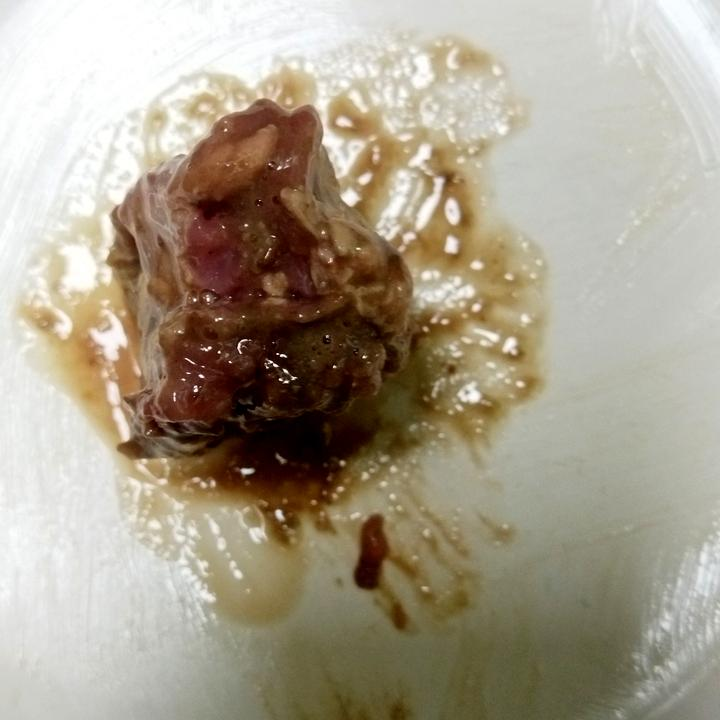
#> input picture dataset/busuk/busuk_1.jpg, 720 x 720 px; its folder holds only this picture in this run
$ jupyter execute --allow-errors percobaan_5.ipynb   (older library calls are emulated)
#> lines starting #> are read from the running program, lines starting #| are printed output that depends on the picture; after the words box and inside, x2 and y2 are one past the last pixel; in counts of white or black regions, pixels touching at a corner belong together
#> further down, temp is the input picture: shape (720, 720, 3); mean B, G, R 139.8, 158.2, 168.2
[cell 1]
import numpy as np
import matplotlib.pyplot as plt
import matplotlib.image as im
import os
import pandas as pd
import cv2 as cv
import random
import pandas as pd
from skimage.feature import graycomatrix, graycoprops
from sklearn.model_selection import train_test_split
import seaborn as sns
from sklearn.decomposition import PCA
from sklearn.preprocessing import StandardScaler
from sklearn.metrics import confusion_matrix
from sklearn.metrics import accuracy_score, precision_score, recall_score, f1_score
from sklearn.neighbors import KNeighborsClassifier
from sklearn.ensemble import RandomForestClassifier
from sklearn.svm import SVC
from sklearn.discriminant_analysis import LinearDiscriminantAnalysis

# Data Loading

[cell 2]
folder = [
    "dataset/busuk/",
    "dataset/segar/",
    "dataset/setengah segar/"
]
data = []
labels = []
fileName = []
#> (the rest of this cell did not finish here and is left out)

[cell 3]
count_data = {}
#> (the rest of this cell did not finish here and is left out)

[cell 4]
def plot_samples(data, label, num_samples=5):
#> called with num_samples = 5
    unique_labels = np.unique(label)
    fig, axes = plt.subplots(len(unique_labels), num_samples, figsize=(num_samples*3, len(unique_labels)*3))
    for i, j in enumerate(unique_labels):
        indices = [idx for idx, l in enumerate(label) if l == j]
        sample_indices = random.sample(indices, num_samples)
        for k, sample_idx in enumerate(sample_indices):
            if data[sample_idx].ndim == 2:
                axes[i, k].imshow(data[sample_idx], cmap='gray')
            elif data[sample_idx].shape[2] == 3:
                image = data[sample_idx][:, :, ::-1]
                axes[i, k].imshow(image)
            axes[i, k].axis('off')
            if k == 0:
                axes[i, k].set_title(f'Label: {j}')
#> `grayimage = cv.cvtColor(temp, cv.COLOR_BGR2GRAY)`:
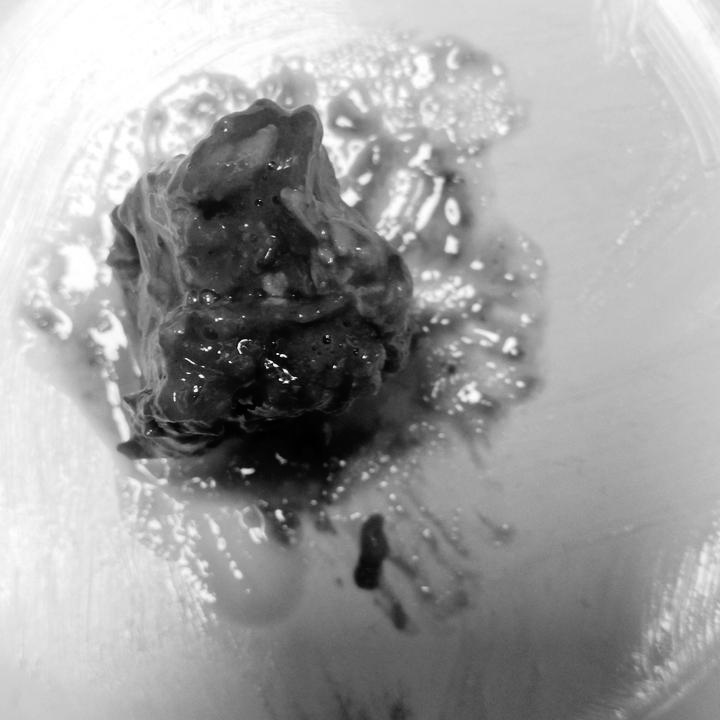
#> grayimage: shape (720, 720); min 0, max 255, mean 159.1

    plt.tight_layout()
    plt.show()

#> (the rest of this cell did not finish here and is left out)

# Data Preparation

[cell 5]
data = []
labels = []
fileName = []
#> (the rest of this cell did not finish here and is left out)

## Augmentation Image

[cell 6]
def getSize(image):
    height, width = image.shape
    return height, width

# [55 lines left out: functions rotate90, rotate270, mirrorY, mirrorX, dilate, not called in this run]

[cell 7]
def augmented_image(image):
    rotated90 = cv.rotate(image, cv.ROTATE_90_CLOCKWISE)
    rotated270 = cv.rotate(image, cv.ROTATE_90_COUNTERCLOCKWISE)
    mirrorX_image = cv.flip(image, 0)
    mirrorY_image = cv.flip(image, 1)
    kernel = np.ones((5, 5), np.uint8)
    dilatedImage = cv.dilate(image, kernel, iterations=1)

    return rotated90, rotated270, mirrorX_image, mirrorY_image, dilatedImage

[cell 8]
augmented_path = 'dataset/augmented/'
kategori = ['busuk', 'segar', 'setengah_segar']

if not os.path.exists(augmented_path):
    os.makedirs(augmented_path)

for i in kategori:
    kategori_path = os.path.join(augmented_path, i)
    if not os.path.exists(kategori_path):
        os.makedirs(kategori_path)

[cell 9]
augmented_data = []
augmented_labels = []
augmented_file_names = []

for i, image in enumerate(data):
    label = labels[i]
    name = fileName[i]
    roatated90, rotated270, mirrorX_image, mirrorY_image, dilatedImage = augmented_image(image)

    images = [roatated90, rotated270, mirrorX_image, mirrorY_image, dilatedImage]
    for j, img in enumerate(images):
        aug_name = f"{name}_aug{j}.jpg"
        save_path = os.path.join(augmented_path, label, aug_name)
        cv.imwrite(save_path, img)
        augmented_data.append(img)
        augmented_labels.append(label)
        augmented_file_names.append(aug_name)
#> this loop made 1 pass
#> (label, name) on pass 1: ('busuk', 'busuk_1')
#> pass 1, in augmented_image, `rotated90 = cv.rotate(image, cv.ROTATE_90_CLOCKWISE)`:
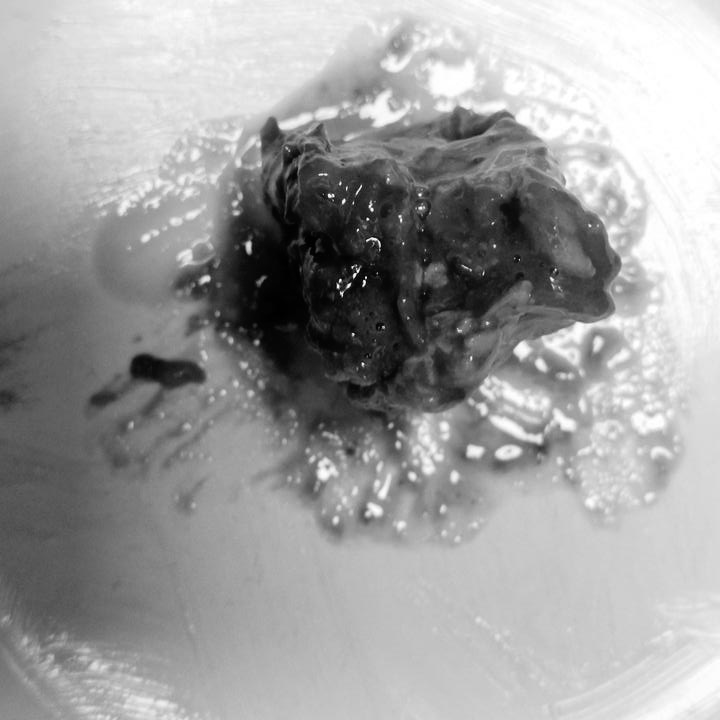
#> rotated90: shape (720, 720); min 0, max 255, mean 159.1
#> pass 1, in augmented_image, `rotated270 = cv.rotate(image, cv.ROTATE_90_COUNTERCLOCKWISE)`:
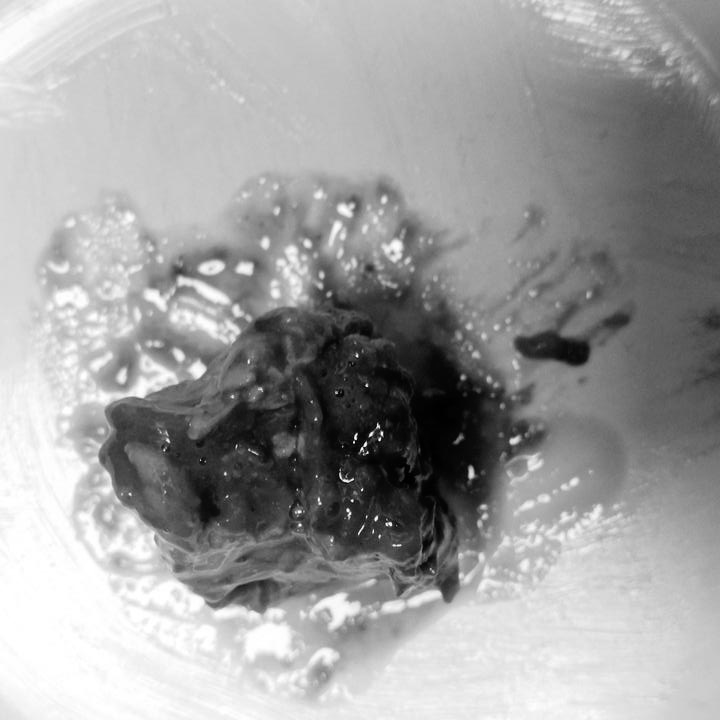
#> rotated270: shape (720, 720); min 0, max 255, mean 159.1
#> pass 1, in augmented_image, `mirrorX_image = cv.flip(image, 0)`:
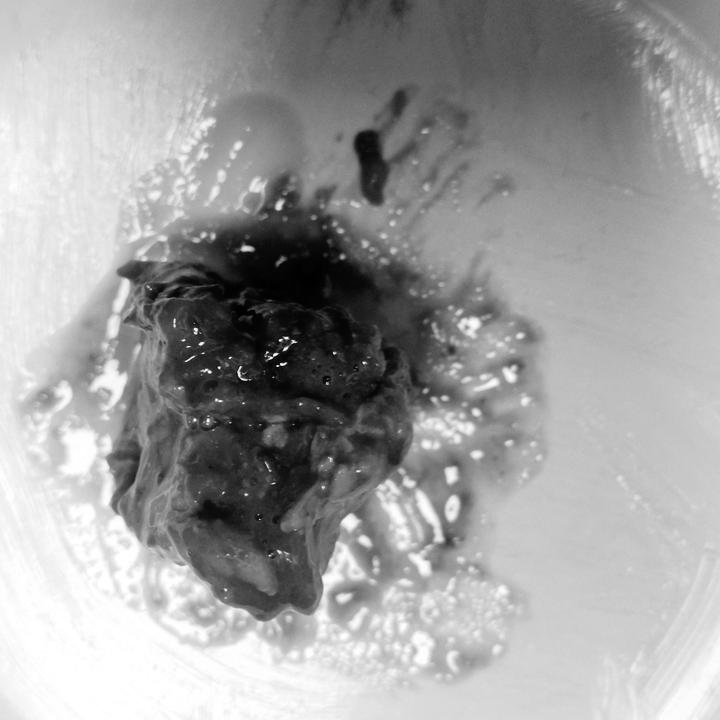
#> mirrorX_image: shape (720, 720); min 0, max 255, mean 159.1
#> pass 1, in augmented_image, `mirrorY_image = cv.flip(image, 1)`:
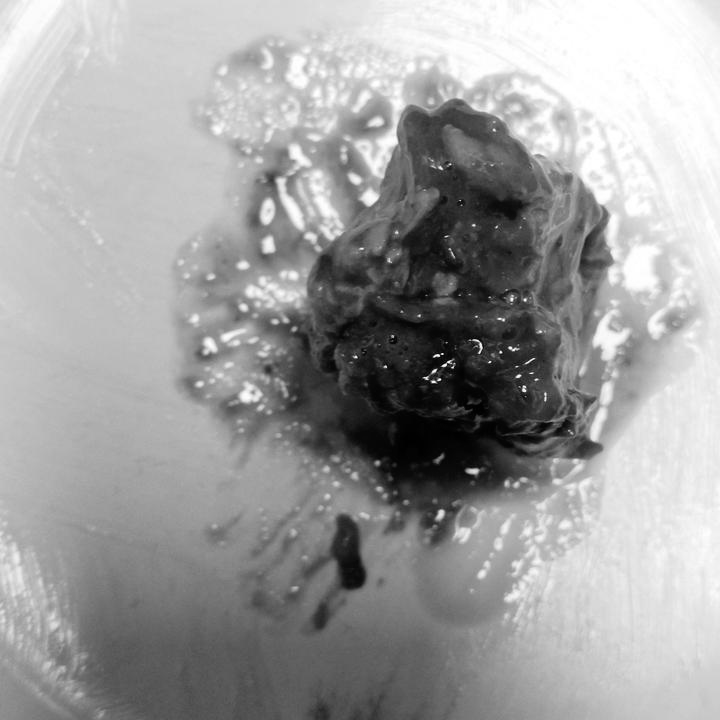
#> mirrorY_image: shape (720, 720); min 0, max 255, mean 159.1
#> after the loop, augmented_data = 5 items; augmented_file_names = ['busuk_1_aug0.jpg', 'busuk_1_aug1.jpg', 'busuk_1_aug2.jpg', 'busuk_1_aug3.jpg', 'busuk_1_aug4.jpg']; augmented_labels = ['busuk', 'busuk', 'busuk', 'busuk', 'busuk']

[cell 10]
plt.figure(figsize=(15, 5))
#> (the rest of this cell did not finish here and is left out)

[cell 11]
def plot_samples(data, label, num_samples=5):
#> called with num_samples = 5
    unique_labels = np.unique(label)
    fig, axes = plt.subplots(len(unique_labels), num_samples, figsize=(num_samples*3, len(unique_labels)*3))
    for i, j in enumerate(unique_labels):
        indices = [idx for idx, l in enumerate(label) if l == j]
        sample_indices = random.sample(indices, num_samples)
        for k, sample_idx in enumerate(sample_indices):
            if data[sample_idx].ndim == 2:
                axes[i, k].imshow(data[sample_idx], cmap='gray')
            elif data[sample_idx].shape[2] == 3:
                image = data[sample_idx][:, :, ::-1]
                axes[i, k].imshow(image)
            axes[i, k].axis('off')
            if k == 0:
                axes[i, k].set_title(f'Label: {j}')
#> this loop made 1 pass
#> (j, indices, sample_indices) on pass 1: ('busuk', [0, 1, 2, 3, 4], [3, 4, 0, 1, 2])

    plt.tight_layout()
    plt.show()

#> (the rest of this cell did not finish here and is left out)

## Preprocessing Data

[cell 12]
def preprocess(image):
    resized_image = cv.resize(image,(500,500))
    equalized_image = cv.equalizeHist(resized_image).astype(np.uint8)
    hapus_noise = cv.GaussianBlur(equalized_image,(5, 5), 0)
    deteksi_tepi = cv.Canny(hapus_noise, 100, 200)
    _, image_biner = cv.threshold(deteksi_tepi, 0, 255, cv.THRESH_BINARY)
    kernel = np.ones((5, 5), np.uint8)
    closing = cv.morphologyEx(image_biner, cv.MORPH_CLOSE, kernel)

    return closing

[cell 13]
preprocessed_path = 'dataset/preprocess/'
kategori = ['busuk', 'segar', 'setengah_segar']

if not os.path.exists(preprocessed_path):
    os.makedirs(preprocessed_path)

for i in kategori:
    kategori_path = os.path.join(preprocessed_path, i)
    if not os.path.exists(kategori_path):
        os.makedirs(kategori_path)

[cell 14]
preprocess_data = []
preprocess_labels = []
preprocess_file_names = []

counter = {'busuk': 1, 'segar': 1, 'setengah_segar': 1}

for i, image in enumerate(augmented_data):
    label = augmented_labels[i]
    name = augmented_file_names[i]
    prepro_image = preprocess(image)

    if label not in counter:
        print(f"Label {label} tidak ditemukan dalam counter dictionary.")
        continue

    images = [prepro_image]
    for j, img in enumerate(images):
        label_folder = label.lower()
        save_name = f"{label_folder}_{counter[label_folder]}.jpg"
        save_path = os.path.join(preprocessed_path, label_folder, save_name)
        cv.imwrite(save_path, img)
        preprocess_data.append(img)
        preprocess_labels.append(label)
        preprocess_file_names.append(save_name)
        counter[label_folder] += 1
#> this loop made 5 passes
#> pass 1, in preprocess, `equalized_image = cv.equalizeHist(resized_image).astype(np.uint8)`:
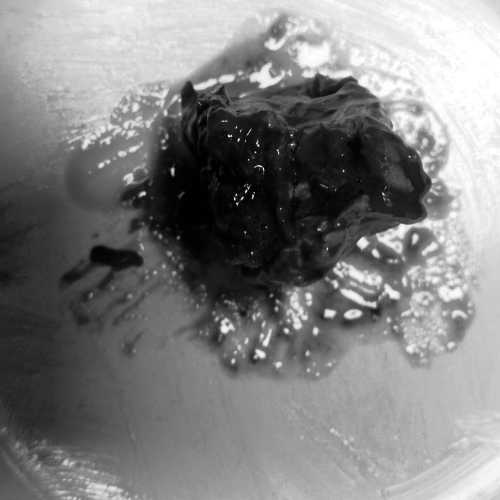
#> equalized_image: shape (500, 500); min 0, max 255, mean 128.2
#> pass 1, in preprocess, `deteksi_tepi = cv.Canny(hapus_noise, 100, 200)`:
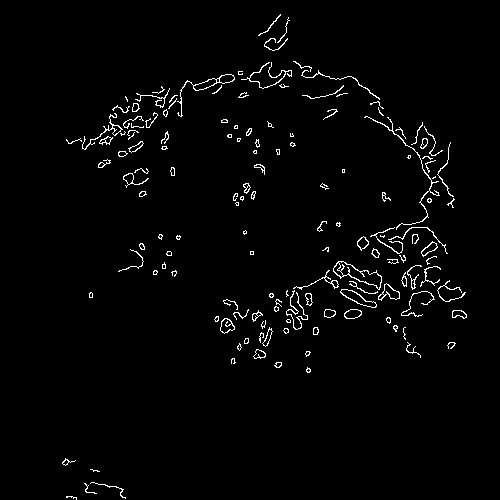
#> deteksi_tepi: shape (500, 500); 2.1% white in thin lines or dots, all inside (x1, y1, x2, y2) = (62, 14, 467, 500)
#> after the loop, counter = {'busuk': 6, 'segar': 1, 'setengah_segar': 1}; preprocess_data = 5 items; preprocess_file_names = ['busuk_1.jpg', 'busuk_2.jpg', 'busuk_3.jpg', 'busuk_4.jpg', 'busuk_5.jpg']; preprocess_labels = ['busuk', 'busuk', 'busuk', 'busuk', 'busuk']

[cell 15]
plt.figure(figsize=(15, 5))
#> (the rest of this cell did not finish here and is left out)

[cell 16]
jenis = {
    'busuk' :0,
    'segar' :1,
    'setengah_segar' :2
}

[cell 17]
def extract_glcm_features(images, labels, distances=[5], angles=[0, np.pi/4, np.pi/2, 3*np.pi/4], levels=256, symmetric=True, normed=True):
    features = ['contrast', 'dissimilarity', 'homogeneity', 'energy', 'correlation']
    angle_labels = ['0', '45', '90', '135']
    df_data = pd.DataFrame()
    for i, image in enumerate(images):
        image = image.astype(int)
        glcm = graycomatrix(image, distances, angles, levels, symmetric, normed)
        for feature in features:
            for angle, angle_label in zip(angles, angle_labels):
                feat_a = graycoprops(glcm, feature)[0, int(angle*4/np.pi)]
                df_data.loc[i, f'{feature}_{angle_label}'] = feat_a
        for angle, angle_label in zip(angles, angle_labels):
            asm = np.sum(glcm[:, :, 0, int(angle*4/np.pi)]**2)
            entropy = -np.sum(glcm[:, :, 0, int(angle*4/np.pi)]*np.log2(glcm[:, :, 0, int(angle*4/np.pi)] + np.finfo(float).eps))
            df_data.loc[i, f'asm_{angle_label}'] = asm
            df_data.loc[i, f'entropy_{angle_label}'] = entropy
        df_data.loc[i, 'label'] = jenis[labels[i]]
    return df_data

# Evaluasi

[cell 18]
folder_baru = [
    "dataset/preprocess/busuk/",
    "dataset/preprocess/segar/",
    "dataset/preprocess/setengah_segar/"
]
data_baru = []
labels_baru = []
fileName_baru = []
for i in folder_baru:
    label = i.split('/')[-2].lower().replace(" ", "_")
    dataset = os.listdir(i)
    for file in dataset:
        image_path = os.path.join(i, file)
        nama = os.path.splitext(file)[0]
        temp = cv.imread(image_path)
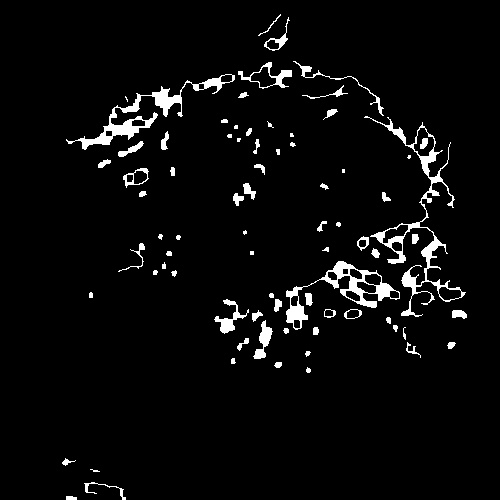
#> temp: shape (500, 500, 3); min 0, max 255, mean 10.3
        if temp is None:
            print(f"Error: Tidak dapat memuat gambar di {image_path}")
            continue
        grayimage = cv.cvtColor(temp, cv.COLOR_BGR2GRAY)
#> grayimage: shape (500, 500)
        data_baru.append(grayimage)
        labels_baru.append(label)
        fileName_baru.append(nama)

## GLCM Before Augmentation & Preprocessing

[cell 19]
df_glcm = extract_glcm_features(data, labels=labels)
#> the loop in extract_glcm_features, `for i, image in enumerate(images):` made 1 pass
#> df_glcm = table of 1 rows and 29 columns

[cell 20]
df_glcm
#> Out = table of 1 rows and 29 columns

[cell 21]
df_glcm.to_csv('glcm_features_before.csv', index=False)
df_glcm = pd.read_csv('glcm_features_before.csv')

[cell 22]
corr_glcm = df_glcm.corr()
plt.figure(figsize=(15,15))
sns.heatmap(corr_glcm, annot=True, cmap='coolwarm', cbar=False)
plt.tick_params(axis='both', which='major', labelsize=8)
plt.tick_params(axis='both', which='minor', labelsize=8)
plt.show()
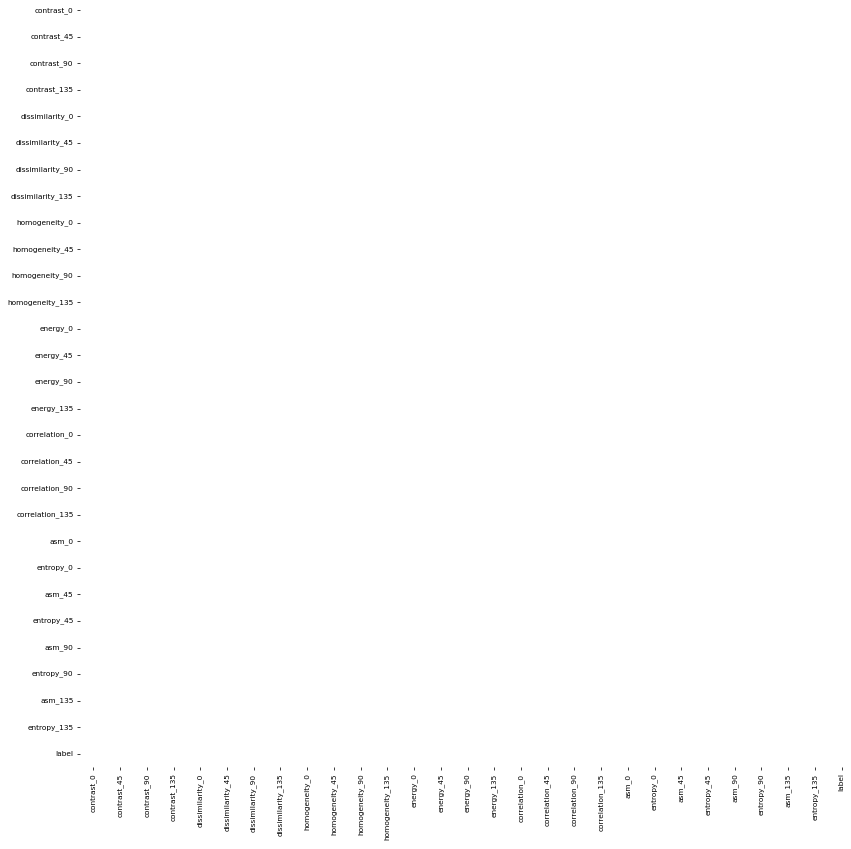
#> figure drawn by matplotlib, 1 panel
